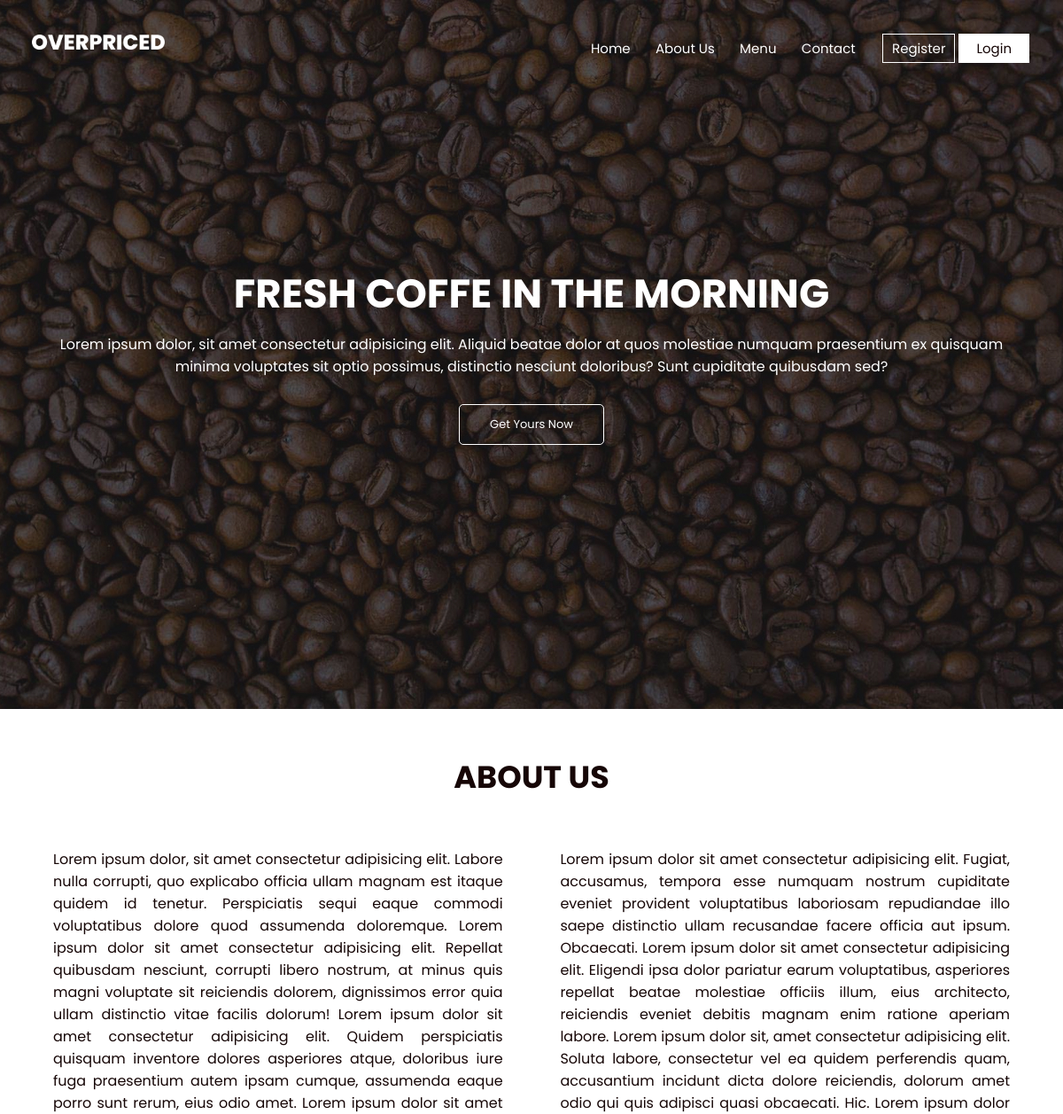
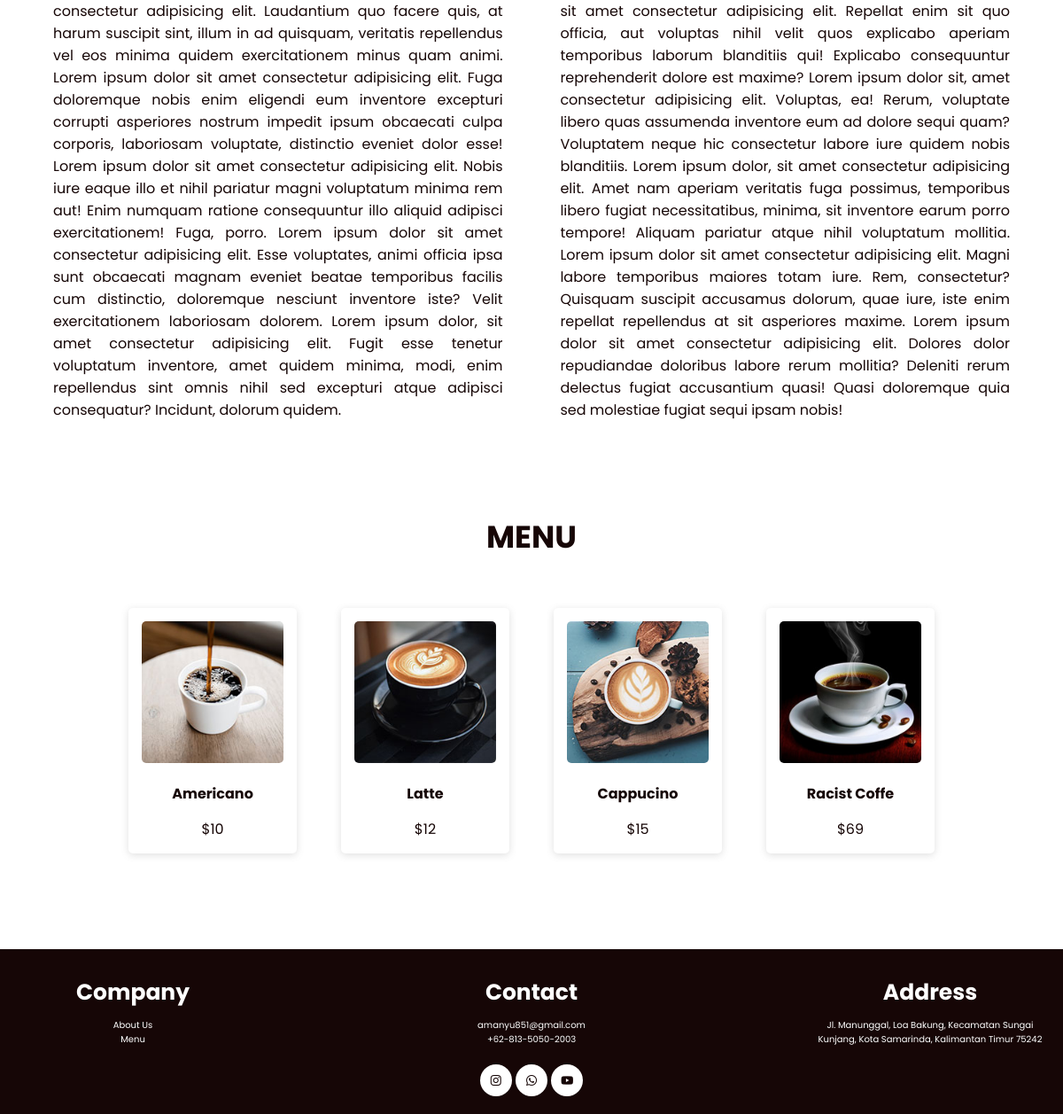
The app's page /OverpricedCoffe/index.php with its own data (2 pictures, top to bottom).
### tables this page shows
CREATE TABLE `tb_menu` (
  `id_menu` int(11) NOT NULL,
  `image_menu` varchar(255) NOT NULL,
  `name_menu` varchar(255) NOT NULL,
  `price_menu` int(11) NOT NULL
);

### OverpricedCoffe/index.php (the view, shortened to what this page needs)
<?php
    require('koneksi.php');
    $resultMenu = mysqli_query($conn, "SELECT * FROM tb_menu");
    $menu = [];
    while($rowMenu= mysqli_fetch_assoc($resultMenu)){
        $menu[] = $rowMenu;
    }
?>
<!DOCTYPE html>
<html lang="en">
<head>
    <link rel='stylesheet' href='css/style.css'>
    <link href='https://unpkg.com/boxicons@2.1.4/css/boxicons.min.css' rel='stylesheet'>
</head>
<body>
    <section class='header-index'>
        <nav class="nav-index">
            <a href='index.php' class="nav-title"> <img src='image/logo.png'> </a>
            <div class='nav-links' id="navLinks">
                <ul>
                    <li class="nav-bar"><a href='index.php' class="nav-title">Home</a></li>
                    <li class="nav-bar"><a href='#slide-about' class="nav-title">About Us</a></li>
                    <li class="nav-bar"><a href='#slide-service' class="nav-title">Menu</a></li>
                    <li class="nav-bar"><a href='#slide-contact' class="nav-title">Contact</a></li>
                    <li class="nav-bar-reg-log">
                        <div class="nav-row">
                            <div class="nav-col-reg">
                                <a href='register.html' class="button-register">Register</a>
                            </div>
                            <div class="nav-col-log">
                                <a href='login.html' class="button-login">Login</a>
                            </div>
                        </div>
                    </li>
                </ul>
            </div>
        </nav>
        <div class='content-index'>
            <h1>FRESH COFFE IN THE MORNING</h1>
            <p>Lorem ipsum dolor, sit amet consectetur adipisicing elit. Aliquid beatae dolor at quos molestiae numquam praesentium ex quisquam minima voluptates sit optio possimus, distinctio nesciunt doloribus? Sunt cupiditate quibusdam sed?</p>
            <a href='login.html' class='button-index'>Get Yours Now</a>
        </div>
    </section>
    <section class='about'>
        <h1 class="title">ABOUT US</h1>
        <div class='about-row'>
            <div class='about-col'>
                <p class="about-content">Lorem ipsum dolor, sit amet consectetur adipisicing elit. Labore nulla corrupti, quo explicabo officia ullam magnam est itaque quidem id tenetur. Perspiciatis sequi eaque commodi voluptatibus dolore quod assumenda doloremque. Lorem ipsum dolor sit amet consectetur adipisicing elit. Repellat quibusdam nesciunt, corrupti libero nostrum, at minus quis magni voluptate sit reiciendis dolorem, dignissimos error quia ullam distinctio vitae facilis dolorum! Lorem ipsum dolor sit amet consectetur adipisicing elit. Quidem perspiciatis quisquam inventore dolores asperiores atque, doloribus iure fuga praesentium autem ipsam cumque, assumenda eaque porro sunt rerum, eius odio amet. Lorem ipsum dolor sit amet consectetur adipisicing elit. Laudantium quo facere quis, at harum suscipit sint, illum in ad quisquam, veritatis repellendus vel eos minima quidem exercitationem minus quam animi. Lorem ipsum dolor sit amet consectetur adipisicing elit. Fuga doloremque nobis enim eligendi eum inventore excepturi corrupti asperiores nostrum impedit ipsum obcaecati culpa corporis, laboriosam voluptate, distinctio eveniet dolor esse! Lorem ipsum dolor sit amet consectetur adipisicing elit. Nobis iure eaque illo et nihil pariatur magni voluptatum minima rem aut! Enim numquam ratione consequuntur illo aliquid adipisci exercitationem! Fuga, porro. Lorem ipsum dolor sit amet consectetur adipisicing elit. Esse voluptates, animi officia ipsa sunt obcaecati magnam eveniet beatae temporibus facilis cum distinctio, doloremque nesciunt inventore iste? Velit exercitationem laboriosam dolorem. Lorem ipsum dolor, sit amet consectetur adipisicing elit. Fugit esse tenetur voluptatum inventore, amet quidem minima, modi, enim repellendus sint omnis nihil sed excepturi atque adipisci consequatur? Incidunt, dolorum quidem.</p>
            </div>
            <div class='about-col'>
                <p class="about-content">Lorem ipsum dolor sit amet consectetur adipisicing elit. Fugiat, accusamus, tempora esse numquam nostrum cupiditate eveniet provident voluptatibus laboriosam repudiandae illo saepe distinctio ullam recusandae facere officia aut ipsum. Obcaecati. Lorem ipsum dolor sit amet consectetur adipisicing elit. Eligendi ipsa dolor pariatur earum voluptatibus, asperiores repellat beatae molestiae officiis illum, eius architecto, reiciendis eveniet debitis magnam enim ratione aperiam labore. Lorem ipsum dolor sit, amet consectetur adipisicing elit. Soluta labore, consectetur vel ea quidem perferendis quam, accusantium incidunt dicta dolore reiciendis, dolorum amet odio qui quis adipisci quasi obcaecati. Hic. Lorem ipsum dolor sit amet consectetur adipisicing elit. Repellat enim sit quo officia, aut voluptas nihil velit quos explicabo aperiam temporibus laborum blanditiis qui! Explicabo consequuntur reprehenderit dolore est maxime? Lorem ipsum dolor sit, amet consectetur adipisicing elit. Voluptas, ea! Rerum, voluptate libero quas assumenda inventore eum ad dolore sequi quam? Voluptatem neque hic consectetur labore iure quidem nobis blanditiis. Lorem ipsum dolor, sit amet consectetur adipisicing elit. Amet nam aperiam veritatis fuga possimus, temporibus libero fugiat necessitatibus, minima, sit inventore earum porro tempore! Aliquam pariatur atque nihil voluptatum mollitia. Lorem ipsum dolor sit amet consectetur adipisicing elit. Magni labore temporibus maiores totam iure. Rem, consectetur? Quisquam suscipit accusamus dolorum, quae iure, iste enim repellat repellendus at sit asperiores maxime. Lorem ipsum dolor sit amet consectetur adipisicing elit. Dolores dolor repudiandae doloribus labore rerum mollitia? Deleniti rerum delectus fugiat accusantium quasi! Quasi doloremque quia sed molestiae fugiat sequi ipsam nobis!</p>
            </div>
        </div>
    </section>
    <section class='service'>
        <h1 class="title">MENU</h1>
        <div class='service-row'>
            <?php foreach ($menu as $tb_menu): ?>
            <div class='service-col'>
                <div class="service-container">
                    <p class="service-content"><a href="login.html"><img src="img-menu/<?php echo $tb_menu['image_menu'] ?>" class="service-image" loading="lazy"></a></p>
                    <p class="service-sub-title"><b><?php echo $tb_menu['name_menu'] ?></b></p>
                    <p class="service-sub-title">$<?php echo $tb_menu['price_menu'] ?></p>
                </div>
            </div>
            <?php endforeach; ?>
    </section>
    <section class="footer">
        <div class='contact-row'>
            <div class='contact-col'>
                <h1 class="footer-title">Company</h1>
                <p class="footer-sub-title"><a href="#slide-about" class="footer-sub-title">About Us</a></p>
                <p class="footer-sub-title"><a href="#slide-service" class="footer-sub-title">Menu</a></p>
            </div>
            <div class='contact-col'>
                <h1 class="footer-title">Contact</h1>
                <p class="footer-sub-title">amanyu851@gmail.com</p>
                <p class="footer-sub-title">+62-813-5050-2003</p>
                <a href="https://www.instagram.com/mchls._"><i class='bx bxl-instagram'></i></a>
                <a href="https://api.whatsapp.com/send/?phone=6281350502003&text&type=phone_number&app_absent=0"><i class='bx bxl-whatsapp'></i></a>
                <a href="https://youtu.be/dQw4w9WgXcQ"><i class='bx bxl-youtube'></i></a>
            </div>
            <div class='contact-col'>
                <h1 class="footer-title">Address</h1>
                <p class="footer-sub-title">Jl. Manunggal, Loa Bakung, Kecamatan Sungai Kunjang, Kota Samarinda, Kalimantan Timur 75242</p>
            </div>
        </div>
    </section>
</body>
</html>

### OverpricedCoffe/css/style.css (style rules this page uses)
* { margin: 0; padding: 0; font-family: 'Poppins', sans-serif; box-sizing: border-box; }
html { scroll-behavior: smooth; }
body { background-color: var(--background--color); }
:root { --background--color: #fff; --secondary-color: #160606; }
.header-index { min-height: 100vh; width: 100%; background-image: url(../image/background-dark.jpg); background-position: center; background-size: cover; position: relative; }
.nav-index { display: flex; padding: 2% 3%; justify-content: space-between; align-items: center; }
.nav-index img { width: 150px; }
.nav-links { flex: 1; text-align: right; }
.nav-links .nav-bar { list-style: none; display: inline-block; padding: 8px 12px; position: relative; }
.nav-links .nav-bar-reg-log { list-style: none; display: inline-block; padding: 8px 0px 8px 12px; position: relative; }
.nav-title { color: #FFF; text-decoration: none; font-size: 15px; }
.nav-bar::after { content: ""; width: 0%; height: 2px; background: #d2691e; display: block; margin: auto; transition: 0.5s; }
.content-index { width: 90%; color: #fff; position: absolute; top: 50%; left: 50%; transform: translate(-50%,-50%); text-align: center; }
.content-index h1 { font-size: 45px; }
.content-index p { margin: 10px 0 30px; }
.button-index { display: inline-block; text-decoration: none; color: #fff; border: 1px solid #fff; padding: 12px 34px; font-size: 13px; background: transparent; position: relative; cursor: pointer; border-radius: 5px; }
.about { width: 90%; margin: auto; text-align: center; padding-top: 50px; }
.title { font-size: 35px; color: var(--secondary-color); }
.about-row { display: flex; justify-content: space-between; }
.about-col { flex-basis: 47%; }
.about-content { color: var(--secondary-color); text-align: justify; }
.service { width: 90%; margin: auto; text-align: center; padding-top: 50px; }
.service-row { margin-top: 5%; display: flex; flex-direction: row; flex-wrap: wrap; justify-content: center; }
.service-col { padding: 0px 25px; margin-bottom: 10%; }
.service-container { background-color: #fff; box-shadow: rgba(99, 99, 99, 0.2) 0px 2px 8px 0px; color: #160606; padding: 15px; border-radius: 5px; }
.service-content { text-align: center; }
.service-image { width: 150px; height: 100%; border-radius: 5px; cursor: pointer; }
.service-sub-title { text-align: center; margin-top: 15px; color: var(--secondary-color); }
.footer { background-color: #160606; width: 100%; margin: auto; text-align: center; }
.contact-row { display: flex; justify-content: space-between; }
.contact-col { flex-basis: 25%; padding: 20px 12px; }
.footer-title { font-size: 25px; color: #FFF; padding: 10px; }
.footer-sub-title { color: #FFF; font-size: 10px; text-decoration: none; }
.bxl-whatsapp, .bxl-instagram, .bxl-youtube { color: #160606; background-color: #FFF; padding: 10px; border-radius: 50%; margin-top: 20px; }
::placeholder { color: #B7B7B7; font-size: 10px; font-style: italic }
@media (min-width : 1081px) { .service-image { width: 160px; } }
@media (min-width : 821px) { .nav-row { margin-top: 5%; display: flex; justify-content: space-between; } }
@media (min-width : 821px) { .nav-col-reg, .nav-col-log { padding: 2px; } }
@media (min-width : 821px) { .button-register { padding: 5px 10px; color: #FFF; text-decoration: none; font-size: 15px; border: 1px solid #FFF; } }
@media (min-width : 821px) { .button-login { padding: 5px 19px; color: #160606; background-color: #FFF; text-decoration: none; font-size: 15px; border: 1px solid #FFF; } }

### records on screen
tb_menu: image_menu (picture), name_menu "Americano", price_menu "10"
tb_menu: image_menu (picture), name_menu "Latte", price_menu "12"
tb_menu: image_menu (picture), name_menu "Cappucino", price_menu "15"
tb_menu: image_menu (picture), name_menu "Racist Coffe", price_menu "69"
